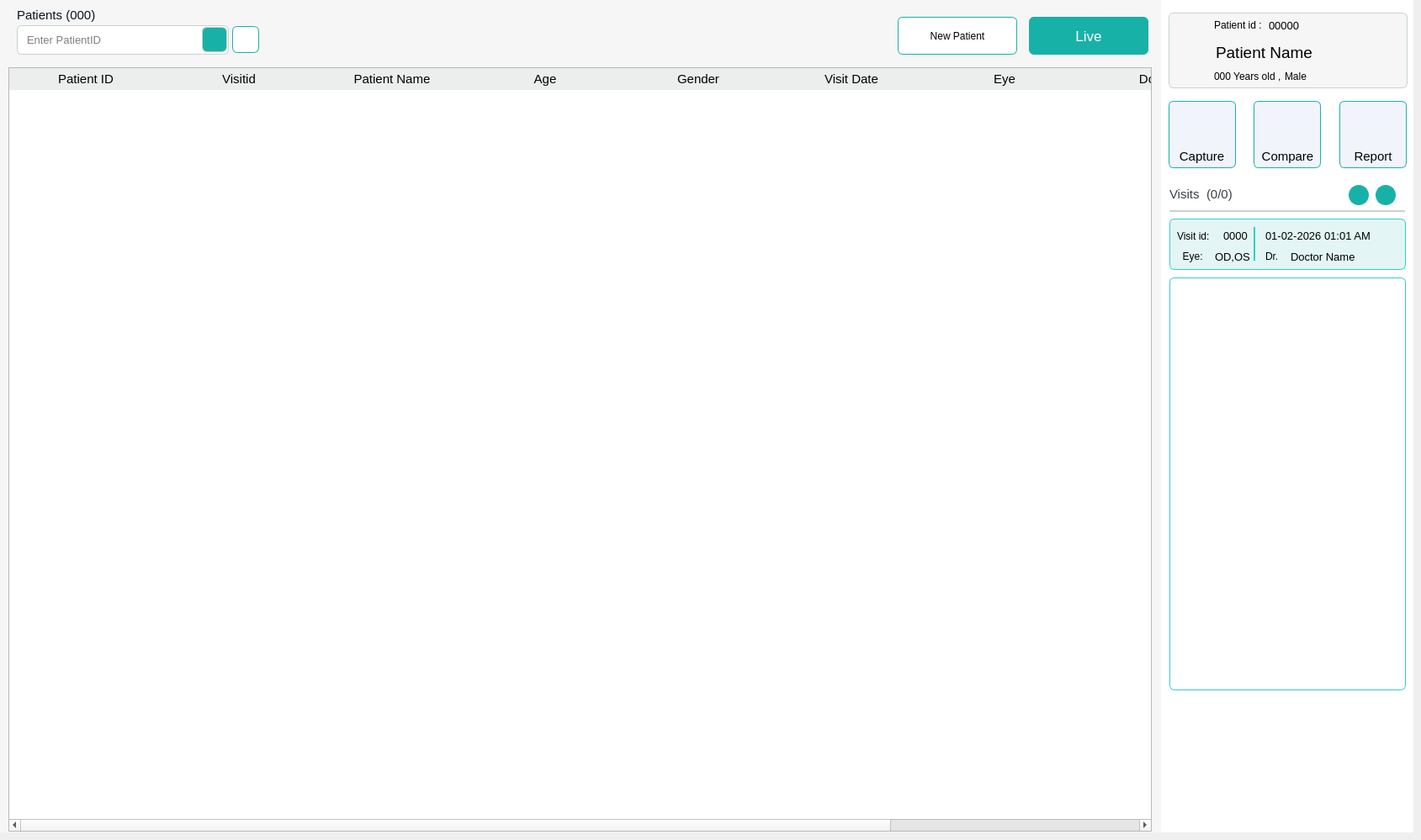
      <widget class="QWidget" name="mainpage">
       <widget class="QFrame" name="frame_4">
        <property name="geometry">
         <rect>
          <x>0</x>
          <y>0</y>
          <width>1380</width>
          <height>990</height>
         </rect>
        </property>
        <property name="styleSheet">
         <string notr="true">background-color: rgb(245, 246, 245);
border-color: transparent;
border-radius: 0px;</string>
        </property>
        <property name="frameShape">
         <enum>QFrame::NoFrame</enum>
        </property>
        <widget class="QLabel" name="lbl_patient_count">
         <property name="geometry">
          <rect>
           <x>20</x>
           <y>10</y>
           <width>111</width>
           <height>16</height>
          </rect>
         </property>
         <property name="font">
          <font>
           <family>Ubuntu</family>
           <pointsize>11</pointsize>
          </font>
         </property>
         <property name="styleSheet">
          <string notr="true">color: rgb(10, 20, 30);</string>
         </property>
         <property name="text">
          <string>Patients (000)</string>
         </property>
        </widget>
        <widget class="QFrame" name="frame_6">
         <property name="geometry">
          <rect>
           <x>20</x>
           <y>30</y>
           <width>252</width>
           <height>35</height>
          </rect>
         </property>
         <property name="styleSheet">
          <string notr="true">border-radius: 6px;
background-color: rgb(255, 255, 255);
border: 1px solid #C8D3CC;</string>
         </property>
         <property name="frameShape">
          <enum>QFrame::NoFrame</enum>
         </property>
         <property name="lineWidth">
          <number>1</number>
         </property>
         <widget class="QLineEdit" name="txt_searchbox">
          <property name="geometry">
           <rect>
            <x>10</x>
            <y>2</y>
            <width>211</width>
            <height>30</height>
           </rect>
          </property>
          <property name="font">
           <font>
            <family>Ubuntu</family>
            <pointsize>10</pointsize>
           </font>
          </property>
          <property name="styleSheet">
           <string notr="true">background-color: rgb(255, 255, 255);
border: 0px solid #C8D3CC;

</string>
          </property>
          <property name="placeholderText">
           <string>Enter PatientID</string>
          </property>
         </widget>
         <widget class="QPushButton" name="btn_searchbox">
          <property name="geometry">
           <rect>
            <x>220</x>
            <y>2</y>
            <width>30</width>
            <height>30</height>
           </rect>
          </property>
          <property name="styleSheet">
           <string notr="true">border-radius: 6px;
font: 500 13pt &quot;Ubuntu&quot;;
background: #18B1A8;
color: rgb(255, 255, 255);
</string>
          </property>
          <property name="text">
           <string/>
          </property>
          <property name="icon">
           <iconset resource="myresource.qrc">
            <normaloff>:/new/prefix_topheader/images/search.png</normaloff>:/new/prefix_topheader/images/search.png</iconset>
          </property>
         </widget>
        </widget>
        <widget class="QPushButton" name="btn_newpatient">
         <property name="geometry">
          <rect>
           <x>1067</x>
           <y>20</y>
           <width>142</width>
           <height>45</height>
          </rect>
         </property>
         <property name="styleSheet">
          <string notr="true">background-color: rgb(255, 255, 255);
border-radius: 6px;
border: 1px solid #18B1A8;
font: 500 11pt &quot;Ubuntu&quot;;
</string>
         </property>
         <property name="text">
          <string>New Patient</string>
         </property>
         <property name="icon">
          <iconset resource="myresource.qrc">
           <normaloff>:/new/prefix_topheader/images/plus.png</normaloff>:/new/prefix_topheader/images/plus.png</iconset>
         </property>
         <property name="iconSize">
          <size>
           <width>24</width>
           <height>24</height>
          </size>
         </property>
        </widget>
        <widget class="QPushButton" name="btn_live">
         <property name="geometry">
          <rect>
           <x>1223</x>
           <y>20</y>
           <width>142</width>
           <height>45</height>
          </rect>
         </property>
         <property name="font">
          <font>
           <family>Ubuntu</family>
           <pointsize>13</pointsize>
           <italic>false</italic>
           <bold>false</bold>
          </font>
         </property>
         <property name="autoFillBackground">
          <bool>false</bool>
         </property>
         <property name="styleSheet">
          <string notr="true">border-radius: 6px;
font: 500 13pt &quot;Ubuntu&quot;;
background: #18B1A8;
color: rgb(255, 255, 255);
</string>
         </property>
         <property name="text">
          <string>Live</string>
         </property>
         <property name="icon">
          <iconset resource="myresource.qrc">
           <normaloff>:/new/prefix_topheader/images/live.png</normaloff>:/new/prefix_topheader/images/live.png</iconset>
         </property>
         <property name="iconSize">
          <size>
           <width>20</width>
           <height>20</height>
          </size>
         </property>
         <property name="flat">
          <bool>false</bool>
         </property>
        </widget>
        <widget class="QPushButton" name="btn_refresh">
         <property name="geometry">
          <rect>
           <x>276</x>
           <y>31</y>
           <width>32</width>
           <height>32</height>
          </rect>
         </property>
         <property name="styleSheet">
          <string notr="true">background-color: rgb(255, 255, 255);
border-radius: 6px;
border: 1px solid #18B1A8;
font: 500 11pt &quot;Ubuntu&quot;;
</string>
         </property>
         <property name="text">
          <string/>
         </property>
         <property name="icon">
          <iconset resource="myresource.qrc">
           <normaloff>:/new/prefix_topheader/images/refresh-cw.png</normaloff>:/new/prefix_topheader/images/refresh-cw.png</iconset>
         </property>
         <property name="iconSize">
          <size>
           <width>14</width>
           <height>14</height>
          </size>
         </property>
         <property name="flat">
          <bool>false</bool>
         </property>
        </widget>
       </widget>
       <widget class="QTableWidget" name="tableWidget">
        <property name="geometry">
         <rect>
          <x>10</x>
          <y>80</y>
          <width>1359</width>
          <height>909</height>
         </rect>
        </property>
        <property name="font">
         <font>
          <pointsize>11</pointsize>
         </font>
        </property>
        <property name="styleSheet">
         <string notr="true">
/*-----QTableView-----*/
QTableView:item
{
	background-color: rgb(245, 246, 245);
	color: #000;
	border: 0px solid #C8D3CC;
   
   
}
QTableView::item:alternate 
{
background-color: rgb(235, 238, 236);
}
QTableView::item:selected 
{ 
    background-color: #C8D3CC;
    color: #000;
background-color: #18B1A8;
}
QTableView::item:focus{
    border: 1px solid rgb(242, 128, 133);
    
}
QHeaderView::section:horizontal 
{
    background-color: #EBEEEC;
	border: 0px solid #37384d;
	padding: 2px;
   font-weight:200;
}

QTableView::indicator{
	background-color: #212121;
	border: 0px solid #37384d;

}

QTableView::indicator:checked{
	image:url(&quot;./ressources/check.png&quot;); /*To replace*/
	background-color: #212121;
}
</string>
        </property>
        <property name="lineWidth">
         <number>0</number>
        </property>
        <property name="editTriggers">
         <set>QAbstractItemView::NoEditTriggers</set>
        </property>
        <property name="alternatingRowColors">
         <bool>true</bool>
        </property>
        <property name="selectionMode">
         <enum>QAbstractItemView::SingleSelection</enum>
        </property>
        <property name="selectionBehavior">
         <enum>QAbstractItemView::SelectRows</enum>
        </property>
        <property name="textElideMode">
         <enum>Qt::ElideMiddle</enum>
        </property>
        <property name="showGrid">
         <bool>false</bool>
        </property>
        <property name="gridStyle">
         <enum>Qt::NoPen</enum>
        </property>
        <property name="sortingEnabled">
         <bool>false</bool>
        </property>
        <property name="cornerButtonEnabled">
         <bool>false</bool>
        </property>
        <property name="columnCount">
         <number>9</number>
        </property>
        <attribute name="horizontalHeaderDefaultSectionSize">
         <number>182</number>
        </attribute>
        <attribute name="horizontalHeaderStretchLastSection">
         <bool>true</bool>
        </attribute>
        <attribute name="verticalHeaderVisible">
         <bool>false</bool>
        </attribute>
        <column>
         <property name="text">
          <string>Patient ID</string>
         </property>
        </column>
        <column>
         <property name="text">
          <string>Visitid</string>
         </property>
        </column>
        <column>
         <property name="text">
          <string>Patient Name</string>
         </property>
        </column>
        <column>
         <property name="text">
          <string>Age</string>
         </property>
        </column>
        <column>
         <property name="text">
          <string>Gender</string>
         </property>
        </column>
        <column>
         <property name="text">
          <string>Visit Date</string>
         </property>
        </column>
        <column>
         <property name="text">
          <string>Eye</string>
         </property>
        </column>
        <column>
         <property name="text">
          <string>Doctor</string>
         </property>
        </column>
        <column/>
       </widget>
       <widget class="QFrame" name="patient_detail_frame">
        <property name="geometry">
         <rect>
          <x>1380</x>
          <y>0</y>
          <width>300</width>
          <height>990</height>
         </rect>
        </property>
        <property name="font">
         <font>
          <family>Ubuntu</family>
          <pointsize>12</pointsize>
         </font>
        </property>
        <property name="styleSheet">
         <string notr="true">background-color: rgb(255, 255, 255);
border-color: rgb(255, 255, 255);
border-radius: 0px;</string>
        </property>
        <property name="frameShape">
         <enum>QFrame::NoFrame</enum>
        </property>
        <widget class="QFrame" name="frame_20">
         <property name="geometry">
          <rect>
           <x>9</x>
           <y>15</y>
           <width>284</width>
           <height>90</height>
          </rect>
         </property>
         <property name="styleSheet">
          <string notr="true">background-color:#F5F6F5;
border-radius: 6px;
border: 1px solid #C8D3CC;</string>
         </property>
         <property name="frameShape">
          <enum>QFrame::NoFrame</enum>
         </property>
         <widget class="QLabel" name="label_48">
          <property name="geometry">
           <rect>
            <x>10</x>
            <y>20</y>
            <width>38</width>
            <height>38</height>
           </rect>
          </property>
          <property name="styleSheet">
           <string notr="true">border-color: transparent;
border-radius: 0px;</string>
          </property>
          <property name="text">
           <string/>
          </property>
          <property name="pixmap">
           <pixmap resource="myresource.qrc">:/new/prefix_stack/images/user_.png</pixmap>
          </property>
          <property name="scaledContents">
           <bool>true</bool>
          </property>
         </widget>
         <widget class="QLabel" name="label_49">
          <property name="geometry">
           <rect>
            <x>50</x>
            <y>7</y>
            <width>71</width>
            <height>16</height>
           </rect>
          </property>
          <property name="font">
           <font>
            <family>Ubuntu</family>
            <pointsize>9</pointsize>
           </font>
          </property>
          <property name="styleSheet">
           <string notr="true">border-color: transparent;
border-radius: 0px;</string>
          </property>
          <property name="text">
           <string>Patient id :</string>
          </property>
         </widget>
         <widget class="QPushButton" name="btn_patient_delete">
          <property name="geometry">
           <rect>
            <x>250</x>
            <y>6</y>
            <width>20</width>
            <height>20</height>
           </rect>
          </property>
          <property name="styleSheet">
           <string notr="true">border-color: transparent;
border-radius: 0px;</string>
          </property>
          <property name="text">
           <string/>
          </property>
          <property name="icon">
           <iconset resource="myresource.qrc">
            <normaloff>:/new/prefix_stack/images/delete_2.png</normaloff>:/new/prefix_stack/images/delete_2.png</iconset>
          </property>
          <property name="iconSize">
           <size>
            <width>20</width>
            <height>20</height>
           </size>
          </property>
         </widget>
         <widget class="QPushButton" name="btn_patient_edit">
          <property name="geometry">
           <rect>
            <x>220</x>
            <y>6</y>
            <width>20</width>
            <height>20</height>
           </rect>
          </property>
          <property name="styleSheet">
           <string notr="true">border-color: transparent;
border-radius: 0px;</string>
          </property>
          <property name="text">
           <string/>
          </property>
          <property name="icon">
           <iconset resource="myresource.qrc">
            <normaloff>:/new/prefix_stack/images/edit.png</normaloff>:/new/prefix_stack/images/edit.png</iconset>
          </property>
          <property name="iconSize">
           <size>
            <width>20</width>
            <height>20</height>
           </size>
          </property>
         </widget>
         <widget class="QLabel" name="label_50">
          <property name="geometry">
           <rect>
            <x>115</x>
            <y>5</y>
            <width>101</width>
            <height>20</height>
           </rect>
          </property>
          <property name="font">
           <font>
            <family>Ubuntu</family>
            <pointsize>10</pointsize>
           </font>
          </property>
          <property name="styleSheet">
           <string notr="true">border-color: transparent;
border-radius: 0px;</string>
          </property>
          <property name="text">
           <string>00000</string>
          </property>
         </widget>
         <widget class="QLabel" name="label_51">
          <property name="geometry">
           <rect>
            <x>50</x>
            <y>32</y>
            <width>227</width>
            <height>31</height>
           </rect>
          </property>
          <property name="font">
           <font>
            <family>Ubuntu</family>
            <pointsize>14</pointsize>
           </font>
          </property>
          <property name="styleSheet">
           <string notr="true">border-color: transparent;
border-radius: 0px;</string>
          </property>
          <property name="text">
           <string>Patient Name</string>
          </property>
         </widget>
         <widget class="QLabel" name="label_52">
          <property name="geometry">
           <rect>
            <x>50</x>
            <y>68</y>
            <width>91</width>
            <height>16</height>
           </rect>
          </property>
          <property name="font">
           <font>
            <family>Ubuntu</family>
            <pointsize>9</pointsize>
           </font>
          </property>
          <property name="styleSheet">
           <string notr="true">border-color: transparent;
border-radius: 0px;</string>
          </property>
          <property name="text">
           <string>000 Years old ,</string>
          </property>
         </widget>
         <widget class="QLabel" name="label_53">
          <property name="geometry">
           <rect>
            <x>134</x>
            <y>68</y>
            <width>61</width>
            <height>16</height>
           </rect>
          </property>
          <property name="font">
           <font>
            <family>Ubuntu</family>
            <pointsize>9</pointsize>
           </font>
          </property>
          <property name="styleSheet">
           <string notr="true">border-color: transparent;
border-radius: 0px;</string>
          </property>
          <property name="text">
           <string>Male</string>
          </property>
         </widget>
        </widget>
        <widget class="QPushButton" name="btn_capture">
         <property name="geometry">
          <rect>
           <x>9</x>
           <y>120</y>
           <width>80</width>
           <height>80</height>
          </rect>
         </property>
         <property name="styleSheet">
          <string notr="true">background-color: qlineargradient(spread:repeat, x1:1, y1:0, x2:1, y2:0, stop:0 rgba(241, 245, 251, 255),stop:1 rgba(204, 214, 227, 255) );
border: 1px solid #18B1A8;
border-radius: 6px;
</string>
         </property>
         <property name="text">
          <string/>
         </property>
         <property name="icon">
          <iconset resource="myresource.qrc">
           <normaloff>:/new/prefix_stack/images/capture.png</normaloff>:/new/prefix_stack/images/capture.png</iconset>
         </property>
         <property name="iconSize">
          <size>
           <width>24</width>
           <height>24</height>
          </size>
         </property>
         <property name="flat">
          <bool>true</bool>
         </property>
        </widget>
        <widget class="QPushButton" name="btn_compare">
         <property name="geometry">
          <rect>
           <x>110</x>
           <y>120</y>
           <width>80</width>
           <height>80</height>
          </rect>
         </property>
         <property name="styleSheet">
          <string notr="true">background-color: qlineargradient(spread:repeat, x1:1, y1:0, x2:1, y2:0, stop:0 rgba(241, 245, 251, 255),stop:1 rgba(204, 214, 227, 255) );
border: 1px solid #18B1A8;
border-radius: 6px;
</string>
         </property>
         <property name="text">
          <string/>
         </property>
         <property name="icon">
          <iconset resource="myresource.qrc">
           <normaloff>:/new/prefix_stack/images/icon.png</normaloff>:/new/prefix_stack/images/icon.png</iconset>
         </property>
         <property name="iconSize">
          <size>
           <width>24</width>
           <height>24</height>
          </size>
         </property>
        </widget>
        <widget class="QPushButton" name="btn_report">
         <property name="geometry">
          <rect>
           <x>212</x>
           <y>120</y>
           <width>80</width>
           <height>80</height>
          </rect>
         </property>
         <property name="styleSheet">
          <string notr="true">background-color: qlineargradient(spread:repeat, x1:1, y1:0, x2:1, y2:0, stop:0 rgba(241, 245, 251, 255),stop:1 rgba(204, 214, 227, 255) );
border: 1px solid #18B1A8;
border-radius: 6px;
</string>
         </property>
         <property name="text">
          <string/>
         </property>
         <property name="icon">
          <iconset resource="myresource.qrc">
           <normaloff>:/new/prefix_stack/images/report_1.png</normaloff>:/new/prefix_stack/images/report_1.png</iconset>
         </property>
         <property name="iconSize">
          <size>
           <width>24</width>
           <height>24</height>
          </size>
         </property>
        </widget>
        <widget class="QLabel" name="label_54">
         <property name="geometry">
          <rect>
           <x>11</x>
           <y>175</y>
           <width>75</width>
           <height>21</height>
          </rect>
         </property>
         <property name="font">
          <font>
           <family>Ubuntu</family>
           <pointsize>11</pointsize>
          </font>
         </property>
         <property name="styleSheet">
          <string notr="true">background-color:  transparent;</string>
         </property>
         <property name="text">
          <string>Capture</string>
         </property>
         <property name="alignment">
          <set>Qt::AlignCenter</set>
         </property>
        </widget>
        <widget class="QLabel" name="label_55">
         <property name="geometry">
          <rect>
           <x>113</x>
           <y>175</y>
           <width>75</width>
           <height>21</height>
          </rect>
         </property>
         <property name="font">
          <font>
           <family>Ubuntu</family>
           <pointsize>11</pointsize>
          </font>
         </property>
         <property name="styleSheet">
          <string notr="true">background-color:transparent;</string>
         </property>
         <property name="text">
          <string>Compare</string>
         </property>
         <property name="alignment">
          <set>Qt::AlignCenter</set>
         </property>
        </widget>
        <widget class="QLabel" name="label_56">
         <property name="geometry">
          <rect>
           <x>214</x>
           <y>175</y>
           <width>76</width>
           <height>21</height>
          </rect>
         </property>
         <property name="font">
          <font>
           <family>Ubuntu</family>
           <pointsize>11</pointsize>
           <bold>false</bold>
          </font>
         </property>
         <property name="styleSheet">
          <string notr="true">background-color:transparent;</string>
         </property>
         <property name="text">
          <string>Report</string>
         </property>
         <property name="alignment">
          <set>Qt::AlignCenter</set>
         </property>
        </widget>
        <widget class="QLabel" name="lbl_visit_show">
         <property name="geometry">
          <rect>
           <x>10</x>
           <y>220</y>
           <width>41</width>
           <height>21</height>
          </rect>
         </property>
         <property name="font">
          <font>
           <family>Ubuntu</family>
           <pointsize>11</pointsize>
          </font>
         </property>
         <property name="styleSheet">
          <string notr="true">color: rgb(55, 64, 71);</string>
         </property>
         <property name="text">
          <string>Visits</string>
         </property>
        </widget>
        <widget class="Line" name="line_4">
         <property name="geometry">
          <rect>
           <x>10</x>
           <y>250</y>
           <width>280</width>
           <height>2</height>
          </rect>
         </property>
         <property name="styleSheet">
          <string notr="true">background-color: rgb(200, 211, 204);</string>
         </property>
         <property name="orientation">
          <enum>Qt::Vertical</enum>
         </property>
        </widget>
        <widget class="QFrame" name="frame_5">
         <property name="geometry">
          <rect>
           <x>10</x>
           <y>260</y>
           <width>281</width>
           <height>61</height>
          </rect>
         </property>
         <property name="styleSheet">
          <string notr="true">background-color: rgb(227, 246, 245);
border-radius: 6px;
border: 1px solid #30CFC6;</string>
         </property>
         <property name="frameShape">
          <enum>QFrame::NoFrame</enum>
         </property>
         <widget class="QLabel" name="label_58">
          <property name="geometry">
           <rect>
            <x>5</x>
            <y>11</y>
            <width>61</width>
            <height>20</height>
           </rect>
          </property>
          <property name="styleSheet">
           <string notr="true">border-color: transparent;
border-radius: 0px;</string>
          </property>
          <property name="text">
           <string>Visit id:</string>
          </property>
         </widget>
         <widget class="QLabel" name="label_59">
          <property name="geometry">
           <rect>
            <x>60</x>
            <y>10</y>
            <width>41</width>
            <height>21</height>
           </rect>
          </property>
          <property name="font">
           <font>
            <family>Ubuntu</family>
            <pointsize>10</pointsize>
           </font>
          </property>
          <property name="styleSheet">
           <string notr="true">border-color: transparent;
border-radius: 0px;</string>
          </property>
          <property name="text">
           <string>0000</string>
          </property>
         </widget>
         <widget class="Line" name="line_5">
          <property name="geometry">
           <rect>
            <x>100</x>
            <y>10</y>
            <width>2</width>
            <height>20</height>
           </rect>
          </property>
          <property name="orientation">
           <enum>Qt::Vertical</enum>
          </property>
         </widget>
         <widget class="QLabel" name="label_60">
          <property name="geometry">
           <rect>
            <x>110</x>
            <y>10</y>
            <width>131</width>
            <height>20</height>
           </rect>
          </property>
          <property name="font">
           <font>
            <family>Ubuntu</family>
            <pointsize>10</pointsize>
           </font>
          </property>
          <property name="styleSheet">
           <string notr="true">border-color: transparent;
border-radius: 0px;</string>
          </property>
          <property name="text">
           <string>01-02-2026 01:01 AM</string>
          </property>
         </widget>
         <widget class="QLabel" name="label_68">
          <property name="geometry">
           <rect>
            <x>5</x>
            <y>37</y>
            <width>41</width>
            <height>16</height>
           </rect>
          </property>
          <property name="styleSheet">
           <string notr="true">border-color: transparent;
border-radius: 0px;</string>
          </property>
          <property name="text">
           <string>  Eye:</string>
          </property>
         </widget>
         <widget class="QLabel" name="label_69">
          <property name="geometry">
           <rect>
            <x>50</x>
            <y>37</y>
            <width>51</width>
            <height>16</height>
           </rect>
          </property>
          <property name="font">
           <font>
            <family>Ubuntu</family>
            <pointsize>10</pointsize>
           </font>
          </property>
          <property name="styleSheet">
           <string notr="true">border-color: transparent;
border-radius: 0px;</string>
          </property>
          <property name="text">
           <string>OD,OS</string>
          </property>
         </widget>
         <widget class="Line" name="line_8">
          <property name="geometry">
           <rect>
            <x>100</x>
            <y>30</y>
            <width>2</width>
            <height>20</height>
           </rect>
          </property>
          <property name="orientation">
           <enum>Qt::Vertical</enum>
          </property>
         </widget>
         <widget class="QLabel" name="label_75">
          <property name="geometry">
           <rect>
            <x>110</x>
            <y>37</y>
            <width>31</width>
            <height>16</height>
           </rect>
          </property>
          <property name="styleSheet">
           <string notr="true">border-color: transparent;
border-radius: 0px;</string>
          </property>
          <property name="text">
           <string>Dr.</string>
          </property>
         </widget>
         <widget class="QLabel" name="label_76">
          <property name="geometry">
           <rect>
            <x>140</x>
            <y>35</y>
            <width>121</width>
            <height>20</height>
           </rect>
          </property>
          <property name="font">
           <font>
            <family>Ubuntu</family>
            <pointsize>10</pointsize>
           </font>
          </property>
          <property name="styleSheet">
           <string notr="true">border-color: transparent;
border-radius: 0px;</string>
          </property>
          <property name="text">
           <string>Doctor Name</string>
          </property>
         </widget>
        </widget>
        <widget class="QListView" name="listView">
         <property name="geometry">
          <rect>
           <x>10</x>
           <y>330</y>
           <width>281</width>
           <height>491</height>
          </rect>
         </property>
         <property name="styleSheet">
          <string notr="true">border-radius: 6px;
border: 1px solid #30CFC6;</string>
         </property>
        </widget>
        <widget class="QLabel" name="lbl_visit_count">
         <property name="geometry">
          <rect>
           <x>54</x>
           <y>220</y>
           <width>61</width>
           <height>21</height>
          </rect>
         </property>
         <property name="font">
          <font>
           <family>Ubuntu</family>
           <pointsize>11</pointsize>
          </font>
         </property>
         <property name="styleSheet">
          <string notr="true">color: rgb(55, 64, 71);</string>
         </property>
         <property name="text">
          <string>(0/0)</string>
         </property>
        </widget>
        <widget class="QPushButton" name="btn_visit_next">
         <property name="geometry">
          <rect>
           <x>255</x>
           <y>220</y>
           <width>24</width>
           <height>24</height>
          </rect>
         </property>
         <property name="styleSheet">
          <string notr="true">background-color: rgb(24, 177, 168);
border-radius: 12px;
border: 2px solid rgb(24, 177, 168);</string>
         </property>
         <property name="text">
          <string/>
         </property>
         <property name="icon">
          <iconset resource="myresource.qrc">
           <normaloff>:/new/prefix_stack/images/chevron-right.png</normaloff>:/new/prefix_stack/images/chevron-right.png</iconset>
         </property>
        </widget>
        <widget class="QPushButton" name="btn_visit_back">
         <property name="geometry">
          <rect>
           <x>223</x>
           <y>220</y>
           <width>24</width>
           <height>24</height>
          </rect>
         </property>
         <property name="styleSheet">
          <string notr="true">background-color: rgb(24, 177, 168);
border-radius: 12px;
border: 2px solid rgb(24, 177, 168);</string>
         </property>
         <property name="text">
          <string/>
         </property>
         <property name="icon">
          <iconset resource="myresource.qrc">
           <normaloff>:/new/prefix_stack/images/chevron-left.png</normaloff>:/new/prefix_stack/images/chevron-left.png</iconset>
         </property>
        </widget>
       </widget>
      </widget>
